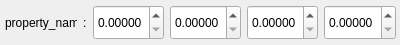
<?xml version="1.0" encoding="UTF-8"?>
<ui version="4.0">
 <class>Item</class>
 <widget class="QWidget" name="Item">
  <property name="geometry">
   <rect>
    <x>0</x>
    <y>0</y>
    <width>400</width>
    <height>45</height>
   </rect>
  </property>
  <property name="minimumSize">
   <size>
    <width>400</width>
    <height>45</height>
   </size>
  </property>
  <property name="maximumSize">
   <size>
    <width>16777215</width>
    <height>45</height>
   </size>
  </property>
  <property name="windowTitle">
   <string>Form</string>
  </property>
  <layout class="QHBoxLayout" name="horizontalLayout">
   <property name="leftMargin">
    <number>5</number>
   </property>
   <property name="topMargin">
    <number>5</number>
   </property>
   <property name="rightMargin">
    <number>5</number>
   </property>
   <property name="bottomMargin">
    <number>5</number>
   </property>
   <item>
    <widget class="QLabel" name="propertyLabel">
     <property name="text">
      <string>property_name</string>
     </property>
    </widget>
   </item>
   <item>
    <widget class="QLabel" name="label_2">
     <property name="text">
      <string>:</string>
     </property>
    </widget>
   </item>
   <item>
    <widget class="QDoubleSpinBox" name="propertyValueFloatX">
     <property name="sizePolicy">
      <sizepolicy hsizetype="Expanding" vsizetype="Expanding">
       <horstretch>0</horstretch>
       <verstretch>0</verstretch>
      </sizepolicy>
     </property>
     <property name="minimumSize">
      <size>
       <width>0</width>
       <height>0</height>
      </size>
     </property>
     <property name="decimals">
      <number>5</number>
     </property>
     <property name="maximum">
      <double>1000000.000000000000000</double>
     </property>
    </widget>
   </item>
   <item>
    <widget class="QDoubleSpinBox" name="propertyValueFloatY">
     <property name="sizePolicy">
      <sizepolicy hsizetype="Expanding" vsizetype="Expanding">
       <horstretch>0</horstretch>
       <verstretch>0</verstretch>
      </sizepolicy>
     </property>
     <property name="minimumSize">
      <size>
       <width>0</width>
       <height>0</height>
      </size>
     </property>
     <property name="decimals">
      <number>5</number>
     </property>
     <property name="maximum">
      <double>1000000.000000000000000</double>
     </property>
    </widget>
   </item>
   <item>
    <widget class="QDoubleSpinBox" name="propertyValueFloatZ">
     <property name="sizePolicy">
      <sizepolicy hsizetype="Expanding" vsizetype="Expanding">
       <horstretch>0</horstretch>
       <verstretch>0</verstretch>
      </sizepolicy>
     </property>
     <property name="minimumSize">
      <size>
       <width>0</width>
       <height>0</height>
      </size>
     </property>
     <property name="decimals">
      <number>5</number>
     </property>
     <property name="maximum">
      <double>1000000.000000000000000</double>
     </property>
    </widget>
   </item>
   <item>
    <widget class="QDoubleSpinBox" name="propertyValueFloatW">
     <property name="sizePolicy">
      <sizepolicy hsizetype="Expanding" vsizetype="Expanding">
       <horstretch>0</horstretch>
       <verstretch>0</verstretch>
      </sizepolicy>
     </property>
     <property name="minimumSize">
      <size>
       <width>0</width>
       <height>0</height>
      </size>
     </property>
     <property name="decimals">
      <number>5</number>
     </property>
     <property name="maximum">
      <double>1000000.000000000000000</double>
     </property>
    </widget>
   </item>
  </layout>
 </widget>
 <resources/>
 <connections/>
</ui>
